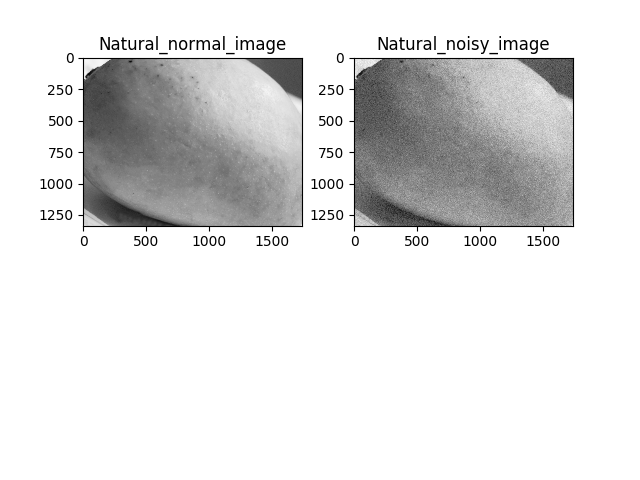
#> input picture noise_creation/natural_mango.png, 640 x 480 px, found by its file name
$ python salt_pepper.py
#> lines starting #> are read from the running program, lines starting #| are printed output that depends on the picture
import cv2
from matplotlib import pyplot as plt
import numpy as np
from time import sleep


img = cv2.imread('/home/rgukt/Desktop/criotam/friut/natural_mango.png',0)
#> img is the input picture: shape (480, 640); min 0, max 255, mean 224.7

noise  = cv2.medianBlur(img,5)
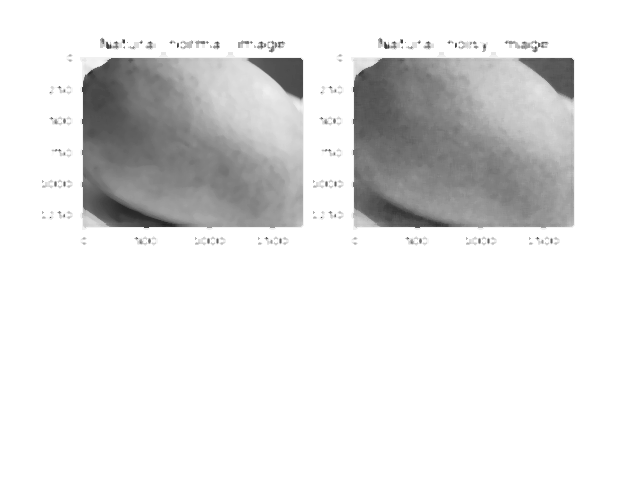
#> noise: shape (480, 640); min 33, max 255, mean 227.2

sub = cv2.subtract(img,noise)
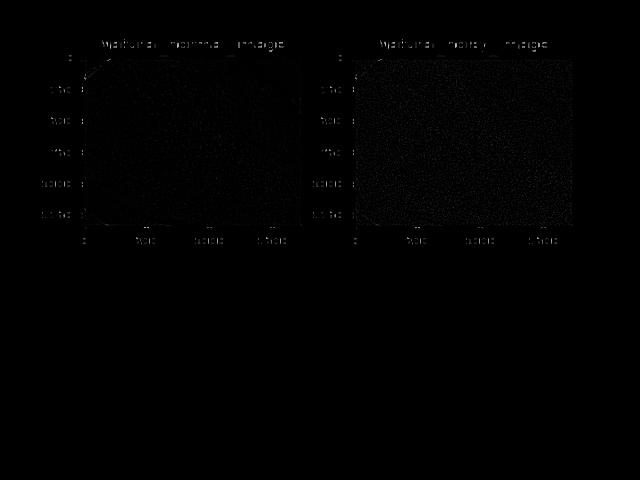
#> sub: shape (480, 640); min 0, max 192, mean 1

plt.subplot(2,2,1)
plt.imshow(noise,cmap='Greys_r')
plt.subplot(2,2,2)
plt.imshow(img,cmap='Greys_r')
plt.subplot(2,2,3)
plt.imshow(sub,cmap='Greys_r')
plt.show()
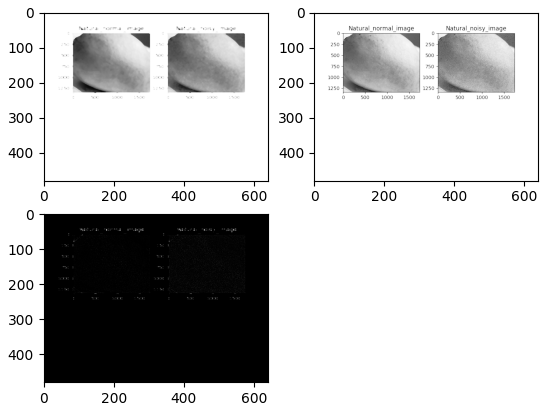
#> figure drawn by matplotlib, 3 panels

$ run again, with noise_creation/Artificial1_mango.png copied over noise_creation/natural_mango.png
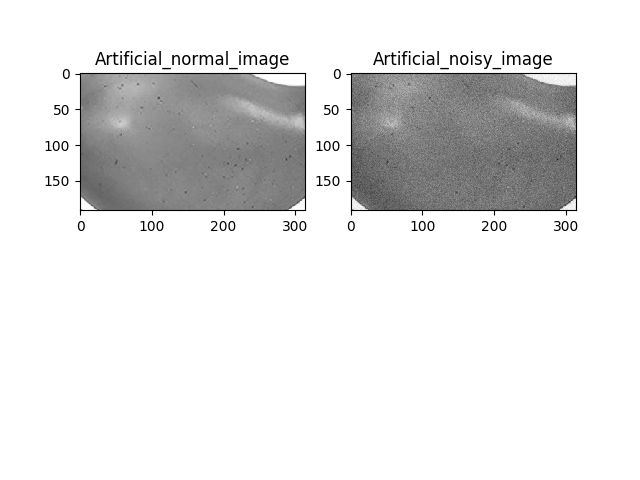
#> input picture noise_creation/Artificial1_mango.png, 640 x 480 px, found by its file name
#> img is the input picture: shape (480, 640); min 0, max 255, mean 227.2
#> `sub = cv2.subtract(img,noise)`:
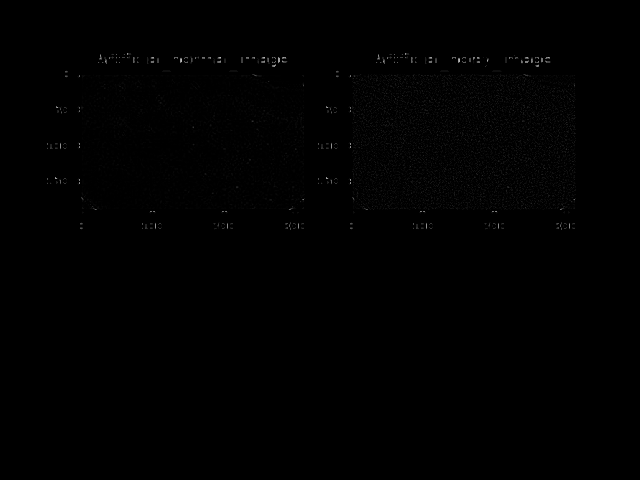
#> sub: shape (480, 640); min 0, max 185, mean 0.8
#> `plt.show()`:
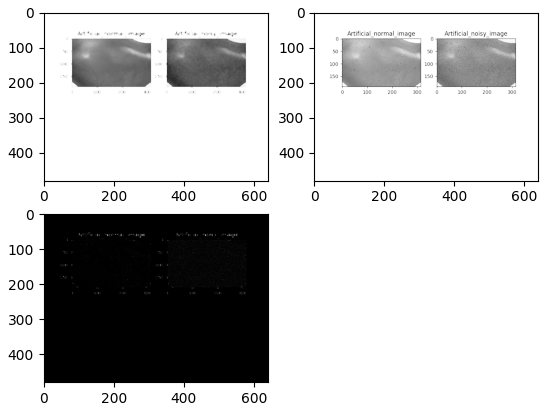
#> figure drawn by matplotlib, 3 panels
